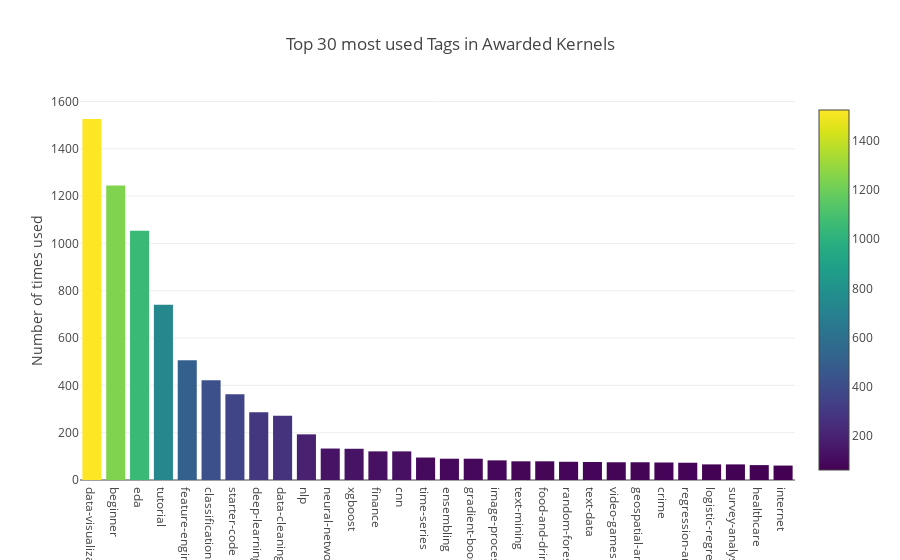

The notebook cell saved with this chart:
### Code cell
# Bar chart for Top used Tags in Awarded Kernels

n = 30
slug_counts = pd.Series(slugs).value_counts().head(n)

fig = {
    'data': [
        {
            'type': 'bar',
            #'orientation': 'h',
            'y': slug_counts,
            'x': slug_counts.index,
            'marker': {'color': slug_counts, 'colorscale': 'Viridis', 'showscale': True}
        }
    ], 'layout': {
        'title': f'Top {n} most used Tags in Awarded Kernels',
        'yaxis': {'title': 'Number of times used'}
    }
}
iplot(fig)

### Figure 1 — Plotly figure (JSON) as saved in the notebook; plotly's stock layout.template omitted (floating-point values rounded to 4 significant figures)
{"data": [{"marker": {"color": [1526, 1245, 1054, 741, 506, 422, 363, 286, 272, 193, 133, 132, 121, 121, 95, 90, 90, 83, 79, 79, 77, 76, 75, 75, 74, 73, 66, 66, 63, 61], "colorscale": "Viridis", "showscale": true}, "type": "bar", "uid": "5dfb07d2-3403-42dc-9c6f-cd40abac915c", "x": ["data-visualization", "beginner", "eda", "tutorial", "feature-engineering", "classification", "starter-code", "deep-learning", "data-cleaning", "nlp", "neural-networks", "xgboost", "finance", "cnn", "time-series", "ensembling", "gradient-boosting", "image-processing", "text-mining", "food-and-drink", "random-forest", "text-data", "video-games", "geospatial-analysis", "crime", "regression-analysis", "logistic-regression", "survey-analysis", "healthcare", "internet"], "y": [1526, 1245, 1054, 741, 506, 422, 363, 286, 272, 193, 133, 132, 121, 121, 95, 90, 90, 83, 79, 79, 77, 76, 75, 75, 74, 73, 66, 66, 63, 61]}], "layout": {"title": {"text": "Top 30 most used Tags in Awarded Kernels"}, "yaxis": {"title": {"text": "Number of times used"}}}}
